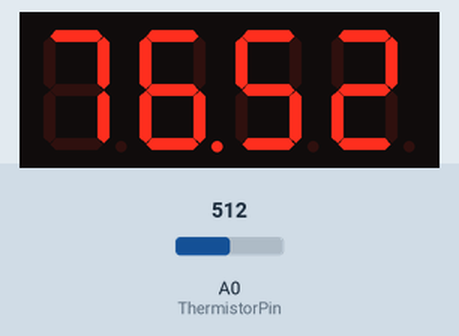
The sketch below on a simulated Arduino Uno, built with avr-gcc and run on an emulated ATmega328P. Shown: 4-digit seven-segment display. Inputs (shaded band) come from the test bench; at power-on: A0 (ThermistorPin) = 512.

Above: at 1.2 s.
1.3 s: A0 (ThermistorPin) set to 626
At 1.8 s:
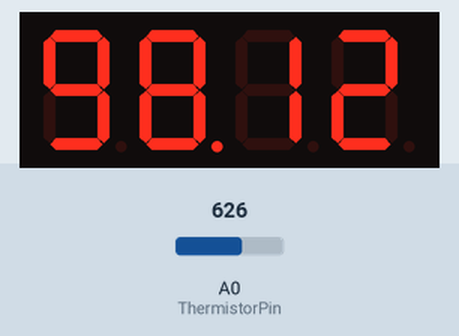
3.0 s: A0 (ThermistorPin) set to 654
At 4.1 s:
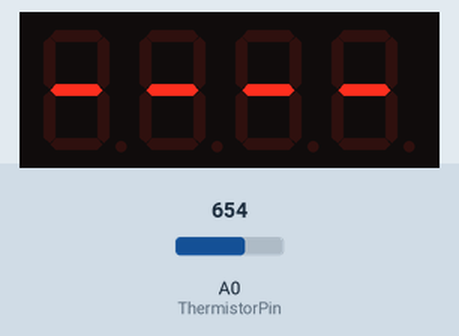
4.5 s: A0 (ThermistorPin) set to 122
At 5.3 s:
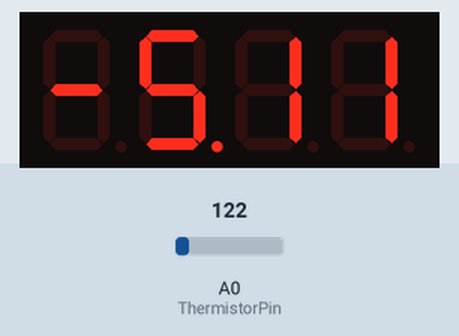
6.0 s: A0 (ThermistorPin) set to 115
At 6.4 s:
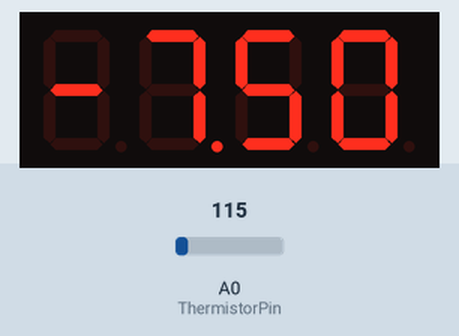
7.5 s: A0 (ThermistorPin) set to 97
At 8.8 s:
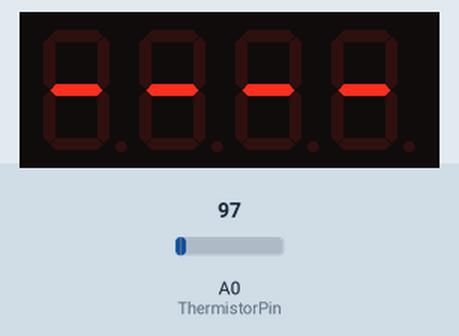
Timing chart, 0 to 10.0 s (numbered marks = the images above; inputs shaded):
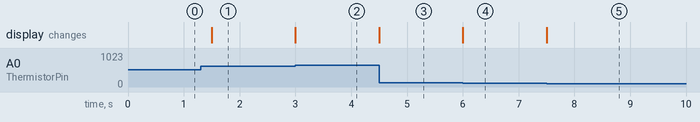

Measured:
- the behaviour switches between 635 and 636 on A0 (ThermistorPin) (found by bisection; images 1 and 2)
- the behaviour switches between 109 and 108 on A0 (ThermistorPin) (found by bisection; images 4 and 5)
- after the input at 1.3 s, the display: changes after 0.20 s (image 1)
- after the input at 3.0 s, the display: changes at once (image 2)
- after the input at 4.5 s, the display: changes at once (image 3)
- after the input at 6.0 s, the display: changes at once (image 4)
- after the input at 7.5 s, the display: changes at once (image 5)

The sketch:

four_7_segment_display_copy_20260730115559.ino
```cpp
#include "SevSeg.h"
SevSeg sevseg; // Create sevseg object

////////////////////////////
// Thermistor
int ThermistorPin = 0;
int Vo;
float R1 = 10000;
float logR2, R2, T;
float c1 = 1.009249522e-03;
float c2 = 2.378405444e-04;
float c3 = 2.019202697e-07;

void setup() {
  // put your setup code here, to run once:
  Serial.begin(9600);

  byte numDigits = 4; // sets the no. of digits on my display
  byte digitPins[] = {10, 11, 12, 13}; // Creates an array that defines the groun dpins when using a 4 digit or multi-digit display. this is a single digit so no need to insert anything
  byte segmentPins[] = {9, 2, 3, 5, 6, 8, 7, 4}; // Declares an array that defines which arduino pins are connected to each segment of the display. Order is A, B, C, D, E, F, G, DP
  bool resistorsOnSegments = true; // Set to true if the  resistor is in series with the common cathod pines

  bool updateWithDelaysIn = true;
  byte hardwareConfig = COMMON_CATHODE; // they type of single-digit 7-segment display in use
  sevseg.begin(hardwareConfig, numDigits, digitPins, segmentPins, resistorsOnSegments);
  sevseg.setBrightness(90); // set brightness (0 - 100)

}

void loop() {
  // put your main code here, to run repeatedly:

  // sevseg.setNumber(4999, 2); // Prints number to display
  // sevseg.refreshDisplay(); // Required at the end of the loop to continue displaying the number

  // for (int i = 0; i < 10; i++ ) {
  //   sevseg.setNumber(i, i % 2);
  //   delay(1000);
  //   sevseg.refreshDisplay();
  // }
  // for (int i = 0; i < 10; i++) {
  //   if (i % 2 != 0) {
  //     sevseg.setNumber(i, 0);
  //     delay(1000);
  //     sevseg.refreshDisplay();
  //   } else {
  //     sevseg.setNumber(i);
  //     delay(1000);
  //     sevseg.refreshDisplay();
  //   }
  // }

  Vo = analogRead(ThermistorPin);
  R2 = R1 * (1023.0 / (float)Vo - 1.0);
  logR2 = log(R2);
  T = (1.0 / (c1 + c2 * logR2 + c3 * logR2 * logR2 * logR2));
  T = T - 273.15;
  T = (T * 9.0) / 5.0 + 32.0;

  static unsigned long timer = millis();

  if (millis() >= timer) {
    timer += 300;
    sevseg.setNumber(T, 2);
  }

  sevseg.refreshDisplay();


}
```
